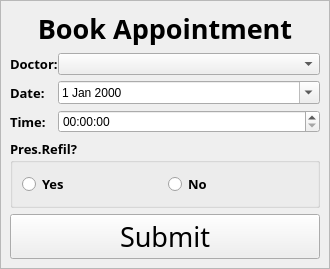
         <widget class="QFrame" name="studentBookAppointmentFrame">
          <property name="enabled">
           <bool>true</bool>
          </property>
          <property name="sizePolicy">
           <sizepolicy hsizetype="Fixed" vsizetype="Preferred">
            <horstretch>0</horstretch>
            <verstretch>0</verstretch>
           </sizepolicy>
          </property>
          <property name="minimumSize">
           <size>
            <width>330</width>
            <height>0</height>
           </size>
          </property>
          <property name="frameShape">
           <enum>QFrame::StyledPanel</enum>
          </property>
          <property name="frameShadow">
           <enum>QFrame::Sunken</enum>
          </property>
          <layout class="QFormLayout" name="formLayout_8">
           <property name="horizontalSpacing">
            <number>0</number>
           </property>
           <property name="verticalSpacing">
            <number>6</number>
           </property>
           <property name="leftMargin">
            <number>9</number>
           </property>
           <property name="topMargin">
            <number>9</number>
           </property>
           <property name="rightMargin">
            <number>9</number>
           </property>
           <property name="bottomMargin">
            <number>9</number>
           </property>
           <item row="0" column="0" colspan="2">
            <widget class="QLabel" name="label_40">
             <property name="font">
              <font>
               <family>Impact</family>
               <pointsize>20</pointsize>
               <weight>75</weight>
               <bold>true</bold>
              </font>
             </property>
             <property name="text">
              <string>Book Appointment</string>
             </property>
             <property name="alignment">
              <set>Qt::AlignCenter</set>
             </property>
            </widget>
           </item>
           <item row="1" column="0">
            <widget class="QLabel" name="label_41">
             <property name="font">
              <font>
               <family>MV Boli</family>
               <pointsize>10</pointsize>
               <weight>75</weight>
               <bold>true</bold>
              </font>
             </property>
             <property name="text">
              <string>Doctor:</string>
             </property>
            </widget>
           </item>
           <item row="1" column="1">
            <widget class="QComboBox" name="studentBookAppointmentDoctor">
             <property name="sizePolicy">
              <sizepolicy hsizetype="Minimum" vsizetype="Fixed">
               <horstretch>0</horstretch>
               <verstretch>0</verstretch>
              </sizepolicy>
             </property>
            </widget>
           </item>
           <item row="2" column="0">
            <widget class="QLabel" name="label_42">
             <property name="font">
              <font>
               <family>MV Boli</family>
               <pointsize>10</pointsize>
               <weight>75</weight>
               <bold>true</bold>
              </font>
             </property>
             <property name="text">
              <string>Date:</string>
             </property>
            </widget>
           </item>
           <item row="2" column="1">
            <widget class="QDateEdit" name="studentBookAppointmentDate">
             <property name="sizePolicy">
              <sizepolicy hsizetype="Minimum" vsizetype="Fixed">
               <horstretch>0</horstretch>
               <verstretch>0</verstretch>
              </sizepolicy>
             </property>
             <property name="calendarPopup">
              <bool>true</bool>
             </property>
            </widget>
           </item>
           <item row="3" column="0">
            <widget class="QLabel" name="label_43">
             <property name="font">
              <font>
               <family>MV Boli</family>
               <pointsize>10</pointsize>
               <weight>75</weight>
               <bold>true</bold>
              </font>
             </property>
             <property name="text">
              <string>Time:</string>
             </property>
            </widget>
           </item>
           <item row="3" column="1">
            <widget class="QTimeEdit" name="studentBookAppointmentTime">
             <property name="sizePolicy">
              <sizepolicy hsizetype="Minimum" vsizetype="Fixed">
               <horstretch>0</horstretch>
               <verstretch>0</verstretch>
              </sizepolicy>
             </property>
             <property name="calendarPopup">
              <bool>true</bool>
             </property>
            </widget>
           </item>
           <item row="4" column="0" colspan="2">
            <widget class="QGroupBox" name="groupBox_4">
             <property name="sizePolicy">
              <sizepolicy hsizetype="Minimum" vsizetype="Preferred">
               <horstretch>0</horstretch>
               <verstretch>0</verstretch>
              </sizepolicy>
             </property>
             <property name="font">
              <font>
               <family>MV Boli</family>
               <pointsize>10</pointsize>
               <weight>75</weight>
               <bold>true</bold>
              </font>
             </property>
             <property name="title">
              <string>Pres.Refil?</string>
             </property>
             <property name="flat">
              <bool>false</bool>
             </property>
             <property name="checkable">
              <bool>false</bool>
             </property>
             <layout class="QHBoxLayout" name="horizontalLayout_8">
              <item>
               <widget class="QRadioButton" name="studentBookAppointmentYes">
                <property name="font">
                 <font>
                  <family>MV Boli</family>
                  <pointsize>10</pointsize>
                  <weight>75</weight>
                  <bold>true</bold>
                 </font>
                </property>
                <property name="text">
                 <string>Yes</string>
                </property>
               </widget>
              </item>
              <item>
               <widget class="QRadioButton" name="studentBookAppointmentNo">
                <property name="font">
                 <font>
                  <family>MV Boli</family>
                  <pointsize>10</pointsize>
                  <weight>75</weight>
                  <bold>true</bold>
                 </font>
                </property>
                <property name="text">
                 <string>No</string>
                </property>
               </widget>
              </item>
             </layout>
            </widget>
           </item>
           <item row="5" column="0" colspan="2">
            <widget class="QPushButton" name="studentBookAppointmentSubmit">
             <property name="font">
              <font>
               <family>Impact</family>
               <pointsize>20</pointsize>
              </font>
             </property>
             <property name="text">
              <string>Submit</string>
             </property>
            </widget>
           </item>
          </layout>
         </widget>
